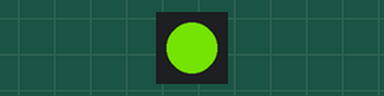
Simulated run of this sketch. Board: Arduino Due. Parts: 1 RGB LEDs in strip order, left to right. Dim RGB values are drawn brighter than linear.

Above: at 0.15 s.
At 3.18 s:
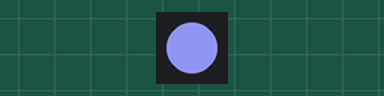
At 4.7 s:
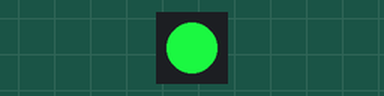
At 6.52 s:
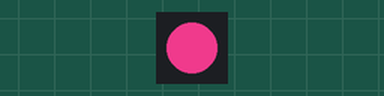
Timing chart, 0 to 6.8 s (numbered marks = the images above):
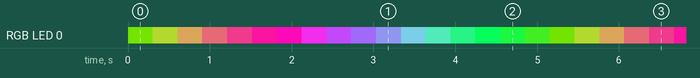

Measured:
- by itself, everything shown: repeats every 5.2 s, in 17 steps

The sketch:

singlepixeltest.ino
```cpp
#include "Adafruit_NeoPixel.h"
#include <stdint.h>
#define PIN 6

// Parameter 1 = number of pixels in strip
// Parameter 2 = pin number (most are valid)
// Parameter 3 = pixel type flags, add together as needed:
//   NEO_KHZ800  800 KHz bitstream (most NeoPixel products w/WS2812 LEDs)
//   NEO_KHZ400  400 KHz (classic 'v1' (not v2) FLORA pixels, WS2811 drivers)
//   NEO_GRB     Pixels are wired for GRB bitstream (most NeoPixel products)
//   NEO_RGB     Pixels are wired for RGB bitstream (v1 FLORA pixels, not v2)
Adafruit_NeoPixel strip = Adafruit_NeoPixel(1, 8, NEO_GRB + NEO_KHZ800);

void setup() {
  strip.begin();
  strip.show(); // Initialize all pixels to 'off'
}

uint8_t color[3] = {255/3, 2*255/3, 0};
uint8_t color_i[3] = {1, -1, 1};
void loop() {
  for (int i = 0; i < 3; i++) {
    if (color[i] == 255) {
      color_i[i] = -1;
    }  else if (color[i] == 0) {
      color_i[i] = 1;
    }
    color[i] += color_i[i];

  }
  strip.setPixelColor(0,color[0],color[1],color[2]);
    strip.setPixelColor(1,color[0],color[1],color[2]);

    strip.show(); // Initialize all pixels to 'off'
 delay(10);
}
```
